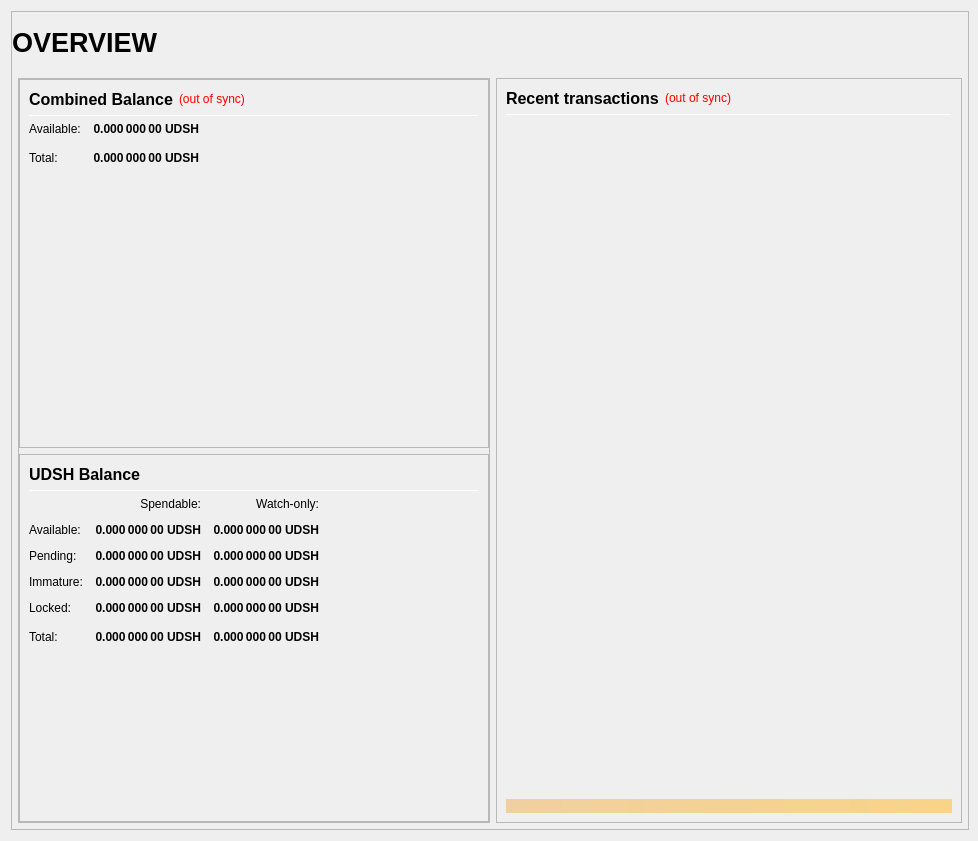
<?xml version="1.0" encoding="UTF-8"?>
<ui version="4.0">
 <class>OverviewPage</class>
 <widget class="QWidget" name="OverviewPage">
  <property name="geometry">
   <rect>
    <x>0</x>
    <y>0</y>
    <width>978</width>
    <height>841</height>
   </rect>
  </property>
  <property name="minimumSize">
   <size>
    <width>960</width>
    <height>682</height>
   </size>
  </property>
  <property name="windowTitle">
   <string>Form</string>
  </property>
  <layout class="QVBoxLayout" name="topLayout" stretch="1">
   <property name="rightMargin">
    <number>9</number>
   </property>
   <item>
    <widget class="QFrame" name="frame_BG">
     <property name="minimumSize">
      <size>
       <width>850</width>
       <height>610</height>
      </size>
     </property>
     <property name="maximumSize">
      <size>
       <width>16777215</width>
       <height>16777215</height>
      </size>
     </property>
     <property name="frameShape">
      <enum>QFrame::StyledPanel</enum>
     </property>
     <property name="frameShadow">
      <enum>QFrame::Raised</enum>
     </property>
     <layout class="QVBoxLayout" name="verticalLayout_3" stretch="1">
      <property name="leftMargin">
       <number>0</number>
      </property>
      <property name="topMargin">
       <number>0</number>
      </property>
      <property name="rightMargin">
       <number>0</number>
      </property>
      <property name="bottomMargin">
       <number>6</number>
      </property>
      <item>
       <layout class="QVBoxLayout" name="verticalLayout_Master" stretch="0,1">
        <property name="margin">
         <number>0</number>
        </property>
        <item>
         <widget class="QFrame" name="frame_Header">
          <layout class="QVBoxLayout" name="verticalLayout_Header" stretch="0">
           <property name="margin">
            <number>0</number>
           </property>
           <item>
            <layout class="QHBoxLayout" name="horizontalLayout_Header" stretch="1,0,1">
             <property name="spacing">
              <number>6</number>
             </property>
             <item>
              <widget class="QLabel" name="labelOverviewHeaderLeft">
               <property name="minimumSize">
                <size>
                 <width>464</width>
                 <height>60</height>
                </size>
               </property>
               <property name="maximumSize">
                <size>
                 <width>16777215</width>
                 <height>60</height>
                </size>
               </property>
               <property name="font">
                <font>
                 <pointsize>20</pointsize>
                 <weight>75</weight>
                 <bold>true</bold>
                </font>
               </property>
               <property name="text">
                <string>OVERVIEW</string>
               </property>
               <property name="alignment">
                <set>Qt::AlignLeading|Qt::AlignLeft|Qt::AlignVCenter</set>
               </property>
              </widget>
             </item>
             <item>
              <spacer name="horizontalSpacer_Header">
               <property name="orientation">
                <enum>Qt::Horizontal</enum>
               </property>
               <property name="sizeHint" stdset="0">
                <size>
                 <width>40</width>
                 <height>20</height>
                </size>
               </property>
              </spacer>
             </item>
             <item>
              <widget class="QLabel" name="labelOverviewHeaderRight">
               <property name="minimumSize">
                <size>
                 <width>464</width>
                 <height>60</height>
                </size>
               </property>
               <property name="maximumSize">
                <size>
                 <width>16777215</width>
                 <height>60</height>
                </size>
               </property>
               <property name="font">
                <font>
                 <pointsize>14</pointsize>
                </font>
               </property>
               <property name="text">
                <string/>
               </property>
               <property name="alignment">
                <set>Qt::AlignRight|Qt::AlignTrailing|Qt::AlignVCenter</set>
               </property>
              </widget>
             </item>
            </layout>
           </item>
          </layout>
         </widget>
        </item>
        <item>
         <widget class="QFrame" name="frame_Content">
          <layout class="QVBoxLayout" name="verticalLayout_Content">
           <property name="leftMargin">
            <number>6</number>
           </property>
           <property name="topMargin">
            <number>0</number>
           </property>
           <property name="rightMargin">
            <number>6</number>
           </property>
           <property name="bottomMargin">
            <number>0</number>
           </property>
           <item>
            <layout class="QHBoxLayout" name="horizontalLayout_Content" stretch="1,1">
             <property name="spacing">
              <number>6</number>
             </property>
             <item>
              <layout class="QVBoxLayout" name="verticalLayout_left" stretch="1">
               <item>
                <widget class="QFrame" name="frameObfuscation">
                 <property name="minimumSize">
                  <size>
                   <width>0</width>
                   <height>0</height>
                  </size>
                 </property>
                 <property name="frameShape">
                  <enum>QFrame::StyledPanel</enum>
                 </property>
                 <property name="frameShadow">
                  <enum>QFrame::Raised</enum>
                 </property>
                 <layout class="QVBoxLayout" name="verticalLayout" stretch="0,0,0">
                  <property name="margin">
                   <number>0</number>
                  </property>
                  <item>
                   <widget class="QFrame" name="frame_CombinedBalances">
                    <property name="minimumSize">
                     <size>
                      <width>470</width>
                      <height>0</height>
                     </size>
                    </property>
                    <property name="frameShape">
                     <enum>QFrame::StyledPanel</enum>
                    </property>
                    <property name="frameShadow">
                     <enum>QFrame::Raised</enum>
                    </property>
                    <layout class="QVBoxLayout" name="verticalLayout_5">
                     <item>
                      <layout class="QHBoxLayout" name="horizontalLayout_5" stretch="0,0,0">
                       <item>
                        <widget class="QLabel" name="label_5z">
                         <property name="minimumSize">
                          <size>
                           <width>0</width>
                           <height>20</height>
                          </size>
                         </property>
                         <property name="font">
                          <font>
                           <pointsize>12</pointsize>
                           <weight>75</weight>
                           <bold>true</bold>
                          </font>
                         </property>
                         <property name="toolTip">
                          <string>Combined Balance (including unconfirmed and immature coins)</string>
                         </property>
                         <property name="text">
                          <string>Combined Balance</string>
                         </property>
                        </widget>
                       </item>
                       <item>
                        <widget class="QLabel" name="labelWalletStatus">
                         <property name="cursor">
                          <cursorShape>WhatsThisCursor</cursorShape>
                         </property>
                         <property name="toolTip">
                          <string>The displayed information may be out of date. Your wallet automatically synchronizes with the Ultradash network after a connection is established, but this process has not completed yet.</string>
                         </property>
                         <property name="styleSheet">
                          <string notr="true">QLabel { color: red; }</string>
                         </property>
                         <property name="text">
                          <string notr="true">(out of sync)</string>
                         </property>
                         <property name="alignment">
                          <set>Qt::AlignLeading|Qt::AlignLeft|Qt::AlignVCenter</set>
                         </property>
                        </widget>
                       </item>
                       <item>
                        <spacer name="horizontalSpacer_1">
                         <property name="orientation">
                          <enum>Qt::Horizontal</enum>
                         </property>
                         <property name="sizeHint" stdset="0">
                          <size>
                           <width>40</width>
                           <height>20</height>
                          </size>
                         </property>
                        </spacer>
                       </item>
                      </layout>
                     </item>
                     <item>
                      <widget class="Line" name="line_CombinedBalance">
                       <property name="minimumSize">
                        <size>
                         <width>0</width>
                         <height>1</height>
                        </size>
                       </property>
                       <property name="maximumSize">
                        <size>
                         <width>16777215</width>
                         <height>1</height>
                        </size>
                       </property>
                       <property name="orientation">
                        <enum>Qt::Horizontal</enum>
                       </property>
                      </widget>
                     </item>
                     <item>
                      <layout class="QGridLayout" name="gridLayout_3">
                       <property name="spacing">
                        <number>12</number>
                       </property>
                       <item row="1" column="0">
                        <widget class="QLabel" name="labelBalanceTextz">
                         <property name="text">
                          <string>Available:</string>
                         </property>
                        </widget>
                       </item>
                       <item row="1" column="1">
                        <widget class="QLabel" name="labelBalancez">
                         <property name="font">
                          <font>
                           <weight>75</weight>
                           <bold>true</bold>
                          </font>
                         </property>
                         <property name="cursor">
                          <cursorShape>IBeamCursor</cursorShape>
                         </property>
                         <property name="toolTip">
                          <string>Your current spendable balance</string>
                         </property>
                         <property name="text">
                          <string notr="true">0.000 000 00 UDSH</string>
                         </property>
                         <property name="alignment">
                          <set>Qt::AlignRight|Qt::AlignTrailing|Qt::AlignVCenter</set>
                         </property>
                         <property name="textInteractionFlags">
                          <set>Qt::LinksAccessibleByMouse|Qt::TextSelectableByKeyboard|Qt::TextSelectableByMouse</set>
                         </property>
                        </widget>
                       </item>
                       <item row="2" column="0">
                        <widget class="QLabel" name="labelTotalTextz">
                         <property name="text">
                          <string>Total:</string>
                         </property>
                        </widget>
                       </item>
                       <item row="2" column="1">
                        <widget class="QLabel" name="labelTotalz">
                         <property name="font">
                          <font>
                           <weight>75</weight>
                           <bold>true</bold>
                          </font>
                         </property>
                         <property name="cursor">
                          <cursorShape>IBeamCursor</cursorShape>
                         </property>
                         <property name="toolTip">
                          <string>Total Balance, including all unavailable coins.</string>
                         </property>
                         <property name="text">
                          <string notr="true">0.000 000 00 UDSH</string>
                         </property>
                         <property name="alignment">
                          <set>Qt::AlignRight|Qt::AlignTrailing|Qt::AlignVCenter</set>
                         </property>
                         <property name="textInteractionFlags">
                          <set>Qt::LinksAccessibleByMouse|Qt::TextSelectableByKeyboard|Qt::TextSelectableByMouse</set>
                         </property>
                        </widget>
                       </item>
                       <item row="2" column="3">
                        <spacer name="horizontalSpacer_2">
                         <property name="orientation">
                          <enum>Qt::Horizontal</enum>
                         </property>
                         <property name="sizeHint" stdset="0">
                          <size>
                           <width>40</width>
                           <height>20</height>
                          </size>
                         </property>
                        </spacer>
                       </item>
                      </layout>
                     </item>
                     <item>
                      <spacer name="verticalSpacer_1">
                       <property name="orientation">
                        <enum>Qt::Vertical</enum>
                       </property>
                       <property name="sizeHint" stdset="0">
                        <size>
                         <width>20</width>
                         <height>40</height>
                        </size>
                       </property>
                      </spacer>
                     </item>
                    </layout>
                   </widget>
                  </item>
                  <item>
                   <widget class="QFrame" name="frame_Balances">
                    <property name="frameShape">
                     <enum>QFrame::StyledPanel</enum>
                    </property>
                    <property name="frameShadow">
                     <enum>QFrame::Raised</enum>
                    </property>
                    <layout class="QVBoxLayout" name="verticalLayout_4">
                     <item>
                      <layout class="QHBoxLayout" name="horizontalLayout_4">
                       <item>
                        <widget class="QLabel" name="label_5">
                         <property name="minimumSize">
                          <size>
                           <width>0</width>
                           <height>20</height>
                          </size>
                         </property>
                         <property name="font">
                          <font>
                           <pointsize>12</pointsize>
                           <weight>75</weight>
                           <bold>true</bold>
                          </font>
                         </property>
                         <property name="text">
                          <string>UDSH Balance</string>
                         </property>
                        </widget>
                       </item>
                       <item>
                        <spacer name="horizontalSpacer_3">
                         <property name="orientation">
                          <enum>Qt::Horizontal</enum>
                         </property>
                         <property name="sizeHint" stdset="0">
                          <size>
                           <width>40</width>
                           <height>20</height>
                          </size>
                         </property>
                        </spacer>
                       </item>
                      </layout>
                     </item>
                     <item>
                      <widget class="Line" name="line_Balance">
                       <property name="minimumSize">
                        <size>
                         <width>0</width>
                         <height>1</height>
                        </size>
                       </property>
                       <property name="maximumSize">
                        <size>
                         <width>16777215</width>
                         <height>1</height>
                        </size>
                       </property>
                       <property name="orientation">
                        <enum>Qt::Horizontal</enum>
                       </property>
                      </widget>
                     </item>
                     <item>
                      <layout class="QGridLayout" name="gridLayout">
                       <property name="spacing">
                        <number>12</number>
                       </property>
                       <item row="0" column="1">
                        <widget class="QLabel" name="labelSpendable">
                         <property name="text">
                          <string>Spendable:</string>
                         </property>
                         <property name="alignment">
                          <set>Qt::AlignRight|Qt::AlignTrailing|Qt::AlignVCenter</set>
                         </property>
                        </widget>
                       </item>
                       <item row="0" column="2">
                        <widget class="QLabel" name="labelWatchonly">
                         <property name="text">
                          <string>Watch-only:</string>
                         </property>
                         <property name="alignment">
                          <set>Qt::AlignRight|Qt::AlignTrailing|Qt::AlignVCenter</set>
                         </property>
                        </widget>
                       </item>
                       <item row="1" column="0">
                        <widget class="QLabel" name="labelBalanceText">
                         <property name="text">
                          <string>Available:</string>
                         </property>
                        </widget>
                       </item>
                       <item row="1" column="1">
                        <widget class="QLabel" name="labelBalance">
                         <property name="font">
                          <font>
                           <weight>75</weight>
                           <bold>true</bold>
                          </font>
                         </property>
                         <property name="cursor">
                          <cursorShape>IBeamCursor</cursorShape>
                         </property>
                         <property name="toolTip">
                          <string>Your current spendable balance</string>
                         </property>
                         <property name="text">
                          <string notr="true">0.000 000 00 UDSH</string>
                         </property>
                         <property name="alignment">
                          <set>Qt::AlignRight|Qt::AlignTrailing|Qt::AlignVCenter</set>
                         </property>
                         <property name="textInteractionFlags">
                          <set>Qt::LinksAccessibleByMouse|Qt::TextSelectableByKeyboard|Qt::TextSelectableByMouse</set>
                         </property>
                        </widget>
                       </item>
                       <item row="1" column="2">
                        <widget class="QLabel" name="labelWatchAvailable">
                         <property name="font">
                          <font>
                           <weight>75</weight>
                           <bold>true</bold>
                          </font>
                         </property>
                         <property name="cursor">
                          <cursorShape>IBeamCursor</cursorShape>
                         </property>
                         <property name="toolTip">
                          <string>Your current balance in watch-only addresses</string>
                         </property>
                         <property name="text">
                          <string notr="true">0.000 000 00 UDSH</string>
                         </property>
                         <property name="alignment">
                          <set>Qt::AlignRight|Qt::AlignTrailing|Qt::AlignVCenter</set>
                         </property>
                         <property name="textInteractionFlags">
                          <set>Qt::LinksAccessibleByMouse|Qt::TextSelectableByKeyboard|Qt::TextSelectableByMouse</set>
                         </property>
                        </widget>
                       </item>
                       <item row="2" column="0">
                        <widget class="QLabel" name="labelPendingText">
                         <property name="text">
                          <string>Pending:</string>
                         </property>
                        </widget>
                       </item>
                       <item row="2" column="1">
                        <widget class="QLabel" name="labelUnconfirmed">
                         <property name="font">
                          <font>
                           <weight>75</weight>
                           <bold>true</bold>
                          </font>
                         </property>
                         <property name="cursor">
                          <cursorShape>IBeamCursor</cursorShape>
                         </property>
                         <property name="toolTip">
                          <string>Total of transactions that have yet to be confirmed, and do not yet count toward the spendable balance</string>
                         </property>
                         <property name="text">
                          <string notr="true">0.000 000 00 UDSH</string>
                         </property>
                         <property name="alignment">
                          <set>Qt::AlignRight|Qt::AlignTrailing|Qt::AlignVCenter</set>
                         </property>
                         <property name="textInteractionFlags">
                          <set>Qt::LinksAccessibleByMouse|Qt::TextSelectableByKeyboard|Qt::TextSelectableByMouse</set>
                         </property>
                        </widget>
                       </item>
                       <item row="2" column="2">
                        <widget class="QLabel" name="labelWatchPending">
                         <property name="font">
                          <font>
                           <weight>75</weight>
                           <bold>true</bold>
                          </font>
                         </property>
                         <property name="cursor">
                          <cursorShape>IBeamCursor</cursorShape>
                         </property>
                         <property name="toolTip">
                          <string>Unconfirmed transactions to watch-only addresses</string>
                         </property>
                         <property name="text">
                          <string notr="true">0.000 000 00 UDSH</string>
                         </property>
                         <property name="alignment">
                          <set>Qt::AlignRight|Qt::AlignTrailing|Qt::AlignVCenter</set>
                         </property>
                         <property name="textInteractionFlags">
                          <set>Qt::LinksAccessibleByMouse|Qt::TextSelectableByKeyboard|Qt::TextSelectableByMouse</set>
                         </property>
                        </widget>
                       </item>
                       <item row="3" column="0">
                        <widget class="QLabel" name="labelImmatureText">
                         <property name="text">
                          <string>Immature:</string>
                         </property>
                        </widget>
                       </item>
                       <item row="3" column="1">
                        <widget class="QLabel" name="labelImmature">
                         <property name="font">
                          <font>
                           <weight>75</weight>
                           <bold>true</bold>
                          </font>
                         </property>
                         <property name="cursor">
                          <cursorShape>IBeamCursor</cursorShape>
                         </property>
                         <property name="toolTip">
                          <string>Staked or masternode rewards that has not yet matured</string>
                         </property>
                         <property name="text">
                          <string notr="true">0.000 000 00 UDSH</string>
                         </property>
                         <property name="alignment">
                          <set>Qt::AlignRight|Qt::AlignTrailing|Qt::AlignVCenter</set>
                         </property>
                         <property name="textInteractionFlags">
                          <set>Qt::LinksAccessibleByMouse|Qt::TextSelectableByKeyboard|Qt::TextSelectableByMouse</set>
                         </property>
                        </widget>
                       </item>
                       <item row="3" column="2">
                        <widget class="QLabel" name="labelWatchImmature">
                         <property name="font">
                          <font>
                           <weight>75</weight>
                           <bold>true</bold>
                          </font>
                         </property>
                         <property name="cursor">
                          <cursorShape>IBeamCursor</cursorShape>
                         </property>
                         <property name="toolTip">
                          <string>Staked or masternode rewards in watch-only addresses that has not yet matured</string>
                         </property>
                         <property name="text">
                          <string notr="true">0.000 000 00 UDSH</string>
                         </property>
                         <property name="alignment">
                          <set>Qt::AlignRight|Qt::AlignTrailing|Qt::AlignVCenter</set>
                         </property>
                         <property name="textInteractionFlags">
                          <set>Qt::LinksAccessibleByMouse|Qt::TextSelectableByKeyboard|Qt::TextSelectableByMouse</set>
                         </property>
                        </widget>
                       </item>
                       <item row="4" column="0">
                        <widget class="QLabel" name="labelLockedBalanceText">
                         <property name="toolTip">
                          <string>Locked UDSH or Masternode collaterals.</string>
                         </property>
                         <property name="text">
                          <string>Locked:</string>
                         </property>
                        </widget>
                       </item>
                       <item row="4" column="1">
                        <widget class="QLabel" name="labelLockedBalance">
                         <property name="font">
                          <font>
                           <weight>75</weight>
                           <bold>true</bold>
                          </font>
                         </property>
                         <property name="cursor">
                          <cursorShape>IBeamCursor</cursorShape>
                         </property>
                         <property name="toolTip">
                          <string>Locked UDSH or Masternode collaterals.</string>
                         </property>
                         <property name="text">
                          <string notr="true">0.000 000 00 UDSH</string>
                         </property>
                         <property name="alignment">
                          <set>Qt::AlignRight|Qt::AlignTrailing|Qt::AlignVCenter</set>
                         </property>
                         <property name="textInteractionFlags">
                          <set>Qt::LinksAccessibleByMouse|Qt::TextSelectableByKeyboard|Qt::TextSelectableByMouse</set>
                         </property>
                        </widget>
                       </item>
                       <item row="4" column="2">
                        <widget class="QLabel" name="labelWatchLocked">
                         <property name="font">
                          <font>
                           <weight>75</weight>
                           <bold>true</bold>
                          </font>
                         </property>
                         <property name="cursor">
                          <cursorShape>IBeamCursor</cursorShape>
                         </property>
                         <property name="toolTip">
                          <string>Current locked balance in watch-only addresses</string>
                         </property>
                         <property name="text">
                          <string notr="true">0.000 000 00 UDSH</string>
                         </property>
                         <property name="alignment">
                          <set>Qt::AlignRight|Qt::AlignTrailing|Qt::AlignVCenter</set>
                         </property>
                         <property name="textInteractionFlags">
                          <set>Qt::LinksAccessibleByMouse|Qt::TextSelectableByKeyboard|Qt::TextSelectableByMouse</set>
                         </property>
                        </widget>
                       </item>
                       <item row="5" column="0">
                        <widget class="QLabel" name="labelTotalText">
                         <property name="toolTip">
                          <string>Your current Ultradash balance, unconfirmed and immature transactions included</string>
                         </property>
                         <property name="text">
                          <string>Total:</string>
                         </property>
                        </widget>
                       </item>
                       <item row="5" column="1">
                        <widget class="QLabel" name="labelTotal">
                         <property name="font">
                          <font>
                           <weight>75</weight>
                           <bold>true</bold>
                          </font>
                         </property>
                         <property name="cursor">
                          <cursorShape>IBeamCursor</cursorShape>
                         </property>
                         <property name="toolTip">
                          <string>Your current Ultradash balance, unconfirmed and immature transactions included</string>
                         </property>
                         <property name="text">
                          <string notr="true">0.000 000 00 UDSH</string>
                         </property>
                         <property name="alignment">
                          <set>Qt::AlignRight|Qt::AlignTrailing|Qt::AlignVCenter</set>
                         </property>
                         <property name="textInteractionFlags">
                          <set>Qt::LinksAccessibleByMouse|Qt::TextSelectableByKeyboard|Qt::TextSelectableByMouse</set>
                         </property>
                        </widget>
                       </item>
                       <item row="5" column="2">
                        <widget class="QLabel" name="labelWatchTotal">
                         <property name="font">
                          <font>
                           <weight>75</weight>
                           <bold>true</bold>
                          </font>
                         </property>
                         <property name="cursor">
                          <cursorShape>IBeamCursor</cursorShape>
                         </property>
                         <property name="toolTip">
                          <string>Current total balance in watch-only addresses</string>
                         </property>
                         <property name="text">
                          <string notr="true">0.000 000 00 UDSH</string>
                         </property>
                         <property name="alignment">
                          <set>Qt::AlignRight|Qt::AlignTrailing|Qt::AlignVCenter</set>
                         </property>
                         <property name="textInteractionFlags">
                          <set>Qt::LinksAccessibleByMouse|Qt::TextSelectableByKeyboard|Qt::TextSelectableByMouse</set>
                         </property>
                        </widget>
                       </item>
                       <item row="5" column="3">
                        <spacer name="horizontalSpacer_9">
                         <property name="orientation">
                          <enum>Qt::Horizontal</enum>
                         </property>
                         <property name="sizeHint" stdset="0">
                          <size>
                           <width>40</width>
                           <height>20</height>
                          </size>
                         </property>
                        </spacer>
                       </item>
                      </layout>
                     </item>
                     <item>
                      <spacer name="verticalSpacer_3">
                       <property name="orientation">
                        <enum>Qt::Vertical</enum>
                       </property>
                       <property name="sizeHint" stdset="0">
                        <size>
                         <width>20</width>
                         <height>40</height>
                        </size>
                       </property>
                      </spacer>
                     </item>
                    </layout>
                   </widget>
                  </item>
                 </layout>
                </widget>
               </item>
              </layout>
             </item>
             <item>
              <layout class="QVBoxLayout" name="verticalLayout_right" stretch="1">
               <item>
                <widget class="QFrame" name="frame_RecentTransactions">
                 <property name="minimumSize">
                  <size>
                   <width>0</width>
                   <height>0</height>
                  </size>
                 </property>
                 <property name="frameShape">
                  <enum>QFrame::StyledPanel</enum>
                 </property>
                 <property name="frameShadow">
                  <enum>QFrame::Raised</enum>
                 </property>
                 <layout class="QVBoxLayout" name="verticalLayout_1" stretch="0,0,0,0,0">
                  <item>
                   <layout class="QHBoxLayout" name="horizontalLayout_2">
                    <item>
                     <widget class="QLabel" name="label_4">
                      <property name="minimumSize">
                       <size>
                        <width>0</width>
                        <height>20</height>
                       </size>
                      </property>
                      <property name="font">
                       <font>
                        <pointsize>12</pointsize>
                        <weight>75</weight>
                        <bold>true</bold>
                       </font>
                      </property>
                      <property name="text">
                       <string>Recent transactions</string>
                      </property>
                     </widget>
                    </item>
                    <item>
                     <widget class="QLabel" name="labelTransactionsStatus">
                      <property name="cursor">
                       <cursorShape>WhatsThisCursor</cursorShape>
                      </property>
                      <property name="toolTip">
                       <string>The displayed information may be out of date. Your wallet automatically synchronizes with the Ultradash network after a connection is established, but this process has not completed yet.</string>
                      </property>
                      <property name="styleSheet">
                       <string notr="true">QLabel { color: red; }</string>
                      </property>
                      <property name="text">
                       <string notr="true">(out of sync)</string>
                      </property>
                      <property name="alignment">
                       <set>Qt::AlignRight|Qt::AlignTrailing|Qt::AlignVCenter</set>
                      </property>
                     </widget>
                    </item>
                    <item>
                     <spacer name="horizontalSpacer">
                      <property name="orientation">
                       <enum>Qt::Horizontal</enum>
                      </property>
                      <property name="sizeHint" stdset="0">
                       <size>
                        <width>40</width>
                        <height>20</height>
                       </size>
                      </property>
                     </spacer>
                    </item>
                   </layout>
                  </item>
                  <item>
                   <widget class="Line" name="line">
                    <property name="minimumSize">
                     <size>
                      <width>0</width>
                      <height>1</height>
                     </size>
                    </property>
                    <property name="maximumSize">
                     <size>
                      <width>16777215</width>
                      <height>1</height>
                     </size>
                    </property>
                    <property name="orientation">
                     <enum>Qt::Horizontal</enum>
                    </property>
                   </widget>
                  </item>
                  <item>
                   <widget class="QListView" name="listTransactions">
                    <property name="minimumSize">
                     <size>
                      <width>0</width>
                      <height>0</height>
                     </size>
                    </property>
                    <property name="styleSheet">
                     <string notr="true">QListView { background: transparent; }</string>
                    </property>
                    <property name="frameShape">
                     <enum>QFrame::NoFrame</enum>
                    </property>
                    <property name="verticalScrollBarPolicy">
                     <enum>Qt::ScrollBarAlwaysOff</enum>
                    </property>
                    <property name="horizontalScrollBarPolicy">
                     <enum>Qt::ScrollBarAlwaysOff</enum>
                    </property>
                    <property name="selectionMode">
                     <enum>QAbstractItemView::NoSelection</enum>
                    </property>
                   </widget>
                  </item>
                  <item>
                   <spacer name="verticalSpacer_2">
                    <property name="orientation">
                     <enum>Qt::Vertical</enum>
                    </property>
                    <property name="sizeType">
                     <enum>QSizePolicy::Expanding</enum>
                    </property>
                    <property name="sizeHint" stdset="0">
                     <size>
                      <width>20</width>
                      <height>40</height>
                     </size>
                    </property>
                   </spacer>
                  </item>
                  <item>
                   <widget class="QLabel" name="labelAlerts">
                    <property name="maximumSize">
                     <size>
                      <width>16777215</width>
                      <height>16777215</height>
                     </size>
                    </property>
                    <property name="styleSheet">
                     <string notr="true">background-color: qlineargradient(x1: 0, y1: 0, x2: 1, y2: 0, stop:0 #F0D0A0, stop:1 #F8D488); color:#000000;</string>
                    </property>
                    <property name="text">
                     <string/>
                    </property>
                    <property name="wordWrap">
                     <bool>true</bool>
                    </property>
                    <property name="margin">
                     <number>3</number>
                    </property>
                   </widget>
                  </item>
                 </layout>
                </widget>
               </item>
              </layout>
             </item>
            </layout>
           </item>
          </layout>
         </widget>
        </item>
       </layout>
      </item>
     </layout>
    </widget>
   </item>
  </layout>
 </widget>
 <resources/>
 <connections/>
</ui>
